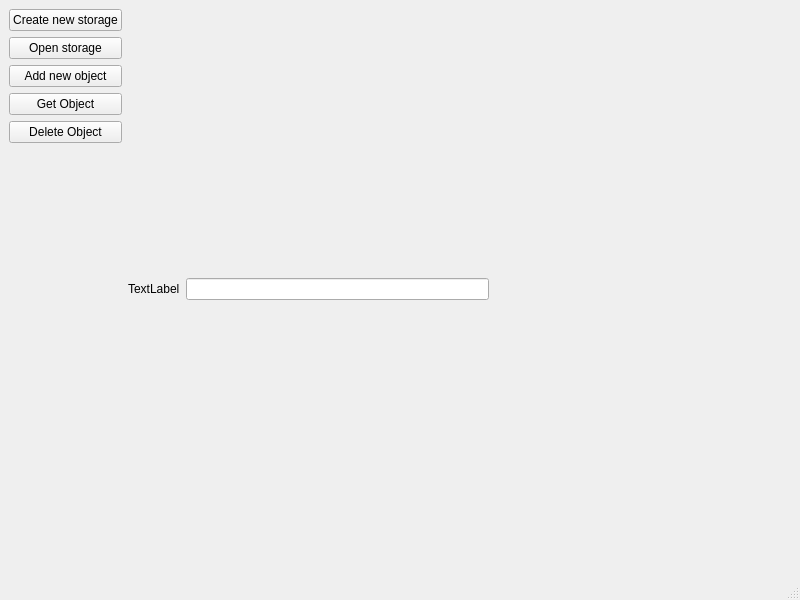
<?xml version="1.0" encoding="UTF-8"?>
<ui version="4.0">
 <class>MainWindow</class>
 <widget class="QMainWindow" name="MainWindow">
  <property name="geometry">
   <rect>
    <x>0</x>
    <y>0</y>
    <width>800</width>
    <height>600</height>
   </rect>
  </property>
  <property name="windowTitle">
   <string>MainWindow</string>
  </property>
  <widget class="QWidget" name="centralwidget">
   <layout class="QHBoxLayout" name="horizontalLayout">
    <item>
     <layout class="QVBoxLayout" name="verticalLayout">
      <item>
       <widget class="QPushButton" name="pushButton_2">
        <property name="text">
         <string>Create new storage</string>
        </property>
       </widget>
      </item>
      <item>
       <widget class="QPushButton" name="pushButton">
        <property name="text">
         <string>Open storage</string>
        </property>
       </widget>
      </item>
      <item>
       <widget class="QPushButton" name="pushButton_3">
        <property name="text">
         <string>Add new object</string>
        </property>
       </widget>
      </item>
      <item>
       <widget class="QPushButton" name="pushButton_GetObject">
        <property name="text">
         <string>Get Object</string>
        </property>
       </widget>
      </item>
      <item>
       <widget class="QPushButton" name="pushButton_4">
        <property name="text">
         <string>Delete Object</string>
        </property>
       </widget>
      </item>
      <item>
       <spacer name="verticalSpacer">
        <property name="orientation">
         <enum>Qt::Vertical</enum>
        </property>
        <property name="sizeHint" stdset="0">
         <size>
          <width>20</width>
          <height>40</height>
         </size>
        </property>
       </spacer>
      </item>
     </layout>
    </item>
    <item>
     <widget class="QLabel" name="testLabel">
      <property name="text">
       <string>TextLabel</string>
      </property>
     </widget>
    </item>
    <item>
     <widget class="QLineEdit" name="FileName"/>
    </item>
    <item>
     <spacer name="horizontalSpacer">
      <property name="orientation">
       <enum>Qt::Horizontal</enum>
      </property>
      <property name="sizeHint" stdset="0">
       <size>
        <width>40</width>
        <height>20</height>
       </size>
      </property>
     </spacer>
    </item>
   </layout>
  </widget>
  <widget class="QMenuBar" name="menubar">
   <property name="geometry">
    <rect>
     <x>0</x>
     <y>0</y>
     <width>800</width>
     <height>20</height>
    </rect>
   </property>
  </widget>
  <widget class="QStatusBar" name="statusbar"/>
 </widget>
 <resources/>
 <connections/>
</ui>
